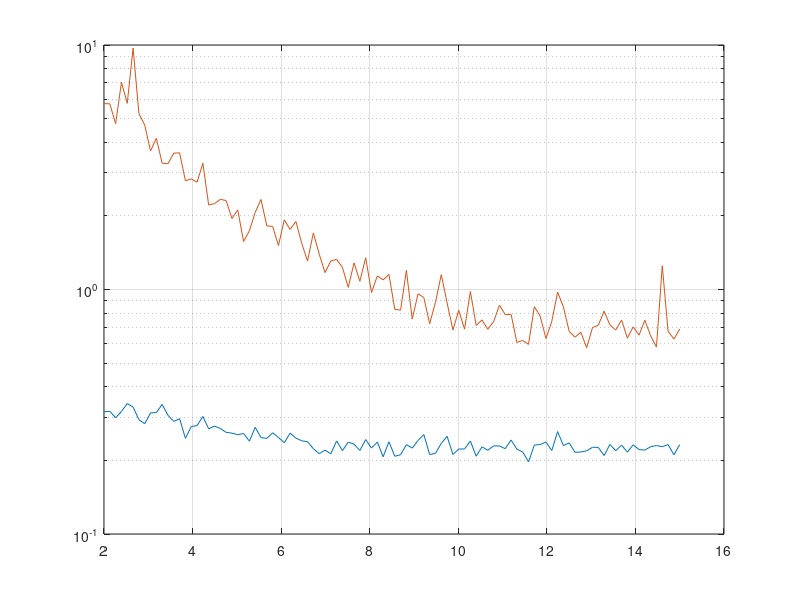

Write the MATLAB code that produced this figure.
%-------------------------------------
% Script control parameter
%-------------------------------------
clear;clc;
rng(2); %random seed

%-------------------------------------
% System Parameters
%-------------------------------------
ray_num = 2; % Num of rays in a cluster
Nr = 16; % Number of antenna in Rx
M = 8; % Length of training
MCtimes = 100; % Num of Monte Carlo Sim.


% For loop for Monte Carlo Simulations
for MCindex = 1:MCtimes
    
    % Receiver beamformer: 1) quasi-omni beam from random steering mtx; 2)
    % directional beam from angle steering vector
    W = (randi(2,Nr,M)*2-3) + 1j * (randi(2,Nr,M)*2-3);
    % w = exp(1j * pi * (0:Nr-1)' * sin(0));
    % W = repmat(w,1,M);
    
    % Evaluate CRLB when the second ray is phi apart
    dphi_num = 100;
    dphi_range = linspace(2,15,dphi_num);
    
    % For loop for each two-ray seperation
    for pp = 1:dphi_num
        
        % AoA of rays with disired seperation
        phi = zeros(ray_num,1);
        phi(1) = 30/180*pi;
        phi(2) = phi(1) + dphi_range(pp)/180*pi;
        
        % Pre-compute some vectors/matrices in FIM
        for rayindex = 1:ray_num
            
            % Complex gain
            g_cmplx(rayindex) = (randn + 1j*randn)/sqrt(ray_num);

            % Spatial response and its derivative over phi
            arx(:,rayindex) = exp(1j * pi * (0:Nr-1)' * sin(phi(rayindex)));
            Darx(:,rayindex) = 1j * pi * (0:Nr-1)' * cos(phi(rayindex));
        end
        
        % Evaluation of FIM
        for r1 = 1:ray_num
            for r2 = 1:ray_num
                
                % Partial of phi_r1 and phi_r2
                if r1 == 1
                    vec1 = zeros(M,1);
                    for rr=1:ray_num
                        vec1 = vec1 + g_cmplx(rr)*W'*diag(Darx(:,rr))*arx(:,rr);
                    end
                else
                    vec1 = g_cmplx(r1)*W'*diag(Darx(:,r1))*arx(:,r1);
                end
                if r2 == 1
                    vec2 = zeros(M,1);
                    for rr=1:ray_num
                        vec2 = vec2 + g_cmplx(rr)*W'*diag(Darx(:,rr))*arx(:,rr);
                    end
                else
                    vec2 = g_cmplx(r2)*W'*diag(Darx(:,r2))*arx(:,r2);
                end
                J_sub(1,1) = real(vec1' * vec2);

                % Partial of phi_r1 and alpha_r2
                if r1 == 1
                    vec1 = zeros(M,1);
                    for rr = 1:ray_num
                        vec1 = vec1 + g_cmplx(rr)*W'*diag(Darx(:,rr))*arx(:,rr);
                    end
                else
                    vec1 = g_cmplx(r1)*W'*diag(Darx(:,r1))*arx(:,r1);
                end
                vec2 = (W'*arx(:,r2));
                J_sub(1,2) = real(vec1' * vec2);

                % Partial of phi_r1 and beta_r2
                if r1 == 1
                    vec1 = zeros(M,1);
                    for rr = 1:ray_num
                        vec1 = vec1 + g_cmplx(rr)*W'*diag(Darx(:,rr))*arx(:,rr);
                    end
                else
                    vec1 = g_cmplx(r1)*W'*diag(Darx(:,r1))*arx(:,r1);
                end
                vec2 = 1j*W'*arx(:,r2);
                J_sub(1,3) = real(vec1'*vec2);

                % Partial of alpha_r1 and phi_r2
                vec1 = (W'*arx(:,r1));
                if r2 == 1
                    vec2 = zeros(M,1);
                    for rr=1:ray_num
                        vec2 = vec2 + g_cmplx(rr)*W'*diag(Darx(:,rr))*arx(:,rr);
                    end
                else
                    vec2 = g_cmplx(r2)*W'*diag(Darx(:,r2))*arx(:,r2);
                end
                J_sub(2,1) = real(vec1'*vec2);

                % Partial of alpha_r1 and alpha_r2
                J_sub(2,2) = real((W'*arx(:,r1))'...
                                *(W'*arx(:,r2)));

                % Partial of alpha_r1 and beta_r2
                J_sub(2,3) = real((W'*arx(:,r1))'...
                                *(1j*W'*arx(:,r2)));

                % Partial of beta_r1 and phi_r2
                vec1 = (1j*W'*arx(:,r1));
                if r2 == 1
                    vec2 = zeros(M,1);
                    for rr=1:ray_num
                        vec2 = vec2 + g_cmplx(rr)*W'*diag(Darx(:,rr))*arx(:,rr);
                    end
                else
                    vec2 = g_cmplx(r2)*W'*diag(Darx(:,r2))*arx(:,r2);
                end
                J_sub(3,1) = real(vec1'* vec2);

                % Partial of beta_r1 and alpha_r2
                J_sub(3,2) = real((1j*W'*arx(:,r1))'...
                                *(W'*arx(:,r2)));

                % Partial of beta_r1 and beta_r2
                J_sub(3,3) = real((1j*W'*arx(:,r1))'...
                                *(1j*W'*arx(:,r2)));

                % indecies that J_sub should go into J matrix
                xindex = (r1-1)*3+1:r1*3;
                yindex = (r2-1)*3+1:r2*3;

                % Fill into J matrix
                J(xindex,yindex) = J_sub;
            end
        end

        % CRLB of first ray when there is only one ray
        xindex = 1:3;
        yindex = 1:3;
        temp = inv(J(xindex,yindex));
        % RMSE evaluation from CRLB perspective
        CRLB_single(pp,MCindex) = sqrt(temp(1,1))*(1/pi*180);
%         CRLB_single(pp,MCindex) = sqrt(1/(J(1,1) -...
%         J(1,2:3)*inv(J(2:3,2:3))*J(2:3,1)))*(1/pi*180)

        % RMSE evaluation from CRLB perspective
        % CRLB of first ray when there are multiple rays
        temp = inv(J);
        CRLB_multiple(pp,MCindex) = sqrt(temp(1,1))*(1/pi*180);
    end
end
%% Plot CRLB of angle est./tracking
figure
semilogy(dphi_range,mean(CRLB_single,2));hold on
semilogy(dphi_range,mean(CRLB_multiple,2));hold on
grid on

